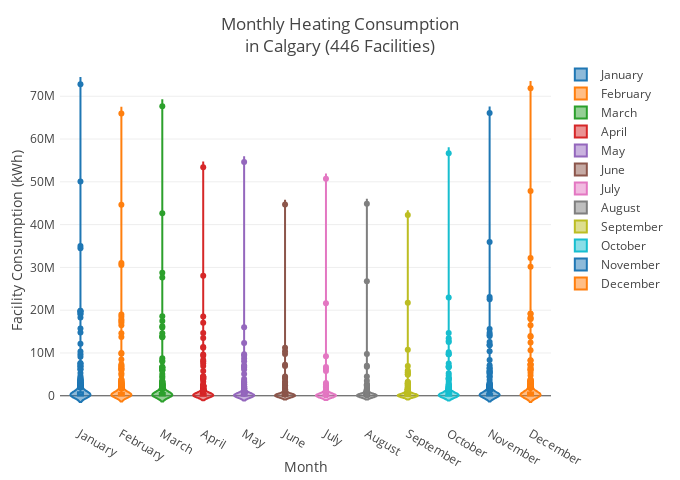

Write notebook code for a chart like this one.
### Code cell
# make violin plots

data10 = [
    {'type' : 'violin', 'y': heatmonth102['Total Consumption', 'Jan'], 'box': {'visible' : True}, 'meanline': {'visible' : True}, 'name' : 'January'},
    {'type' : 'violin', 'y': heatmonth102['Total Consumption', 'Feb'], 'box': {'visible' : True}, 'meanline': {'visible' : True}, 'name' : 'February'},
    {'type' : 'violin', 'y': heatmonth102['Total Consumption', 'Mar'], 'box': {'visible' : True}, 'meanline': {'visible' : True}, 'name' : 'March'},
    {'type' : 'violin', 'y': heatmonth102['Total Consumption', 'Apr'], 'box': {'visible' : True}, 'meanline': {'visible' : True}, 'name' : 'April'},
    {'type' : 'violin', 'y': heatmonth102['Total Consumption', 'May'], 'box': {'visible' : True}, 'meanline': {'visible' : True}, 'name' : 'May'},
    {'type' : 'violin', 'y': heatmonth102['Total Consumption', 'Jun'], 'box': {'visible' : True}, 'meanline': {'visible' : True}, 'name' : 'June'},
    {'type' : 'violin', 'y': heatmonth102['Total Consumption', 'Jul'], 'box': {'visible' : True}, 'meanline': {'visible' : True}, 'name' : 'July'},
    {'type' : 'violin', 'y': heatmonth102['Total Consumption', 'Aug'], 'box': {'visible' : True}, 'meanline': {'visible' : True}, 'name' : 'August'},
    {'type' : 'violin', 'y': heatmonth102['Total Consumption', 'Sep'], 'box': {'visible' : True}, 'meanline': {'visible' : True}, 'name' : 'September'},
    {'type' : 'violin', 'y': heatmonth102['Total Consumption', 'Oct'], 'box': {'visible' : True}, 'meanline': {'visible' : True}, 'name' : 'October'},
    {'type' : 'violin', 'y': heatmonth102['Total Consumption', 'Nov'], 'box': {'visible' : True}, 'meanline': {'visible' : True}, 'name' : 'November'},
    {'type' : 'violin', 'y': heatmonth102['Total Consumption', 'Dec'], 'box': {'visible' : True}, 'meanline': {'visible' : True}, 'name' : 'December'}
]

fig10 = { 'data' : data10,
        'layout': {'title' :'Monthly Heating Consumption<br>in Calgary (446 Facilities)',
                   'xaxis' : {'title' : 'Month'},'yaxis' : {'title' : 'Facility Consumption (kWh)'},
                    'width':wid, 'height':hei, 'margin':{'l':mar, 'r':mar, 'b':mar, 't':mar, 'pad':4}} }

py.iplot(fig10)

### Figure 1 — Plotly figure (JSON) as saved in the notebook; plotly's stock layout.template omitted (floating-point values rounded to 4 significant figures; data arrays with more than 128 entries replaced by an {"elided": "..."} marker saying what was removed)
{"data": [{"box": {"visible": true}, "meanline": {"visible": true}, "name": "January", "type": "violin", "uid": "28dba19c-d3de-11e8-b684-6c71d92ba7c2", "y": {"elided": "446 float values"}}, {"box": {"visible": true}, "meanline": {"visible": true}, "name": "February", "type": "violin", "uid": "28dba19d-d3de-11e8-8afb-6c71d92ba7c2", "y": {"elided": "446 float values"}}, {"box": {"visible": true}, "meanline": {"visible": true}, "name": "March", "type": "violin", "uid": "28dba19e-d3de-11e8-8b82-6c71d92ba7c2", "y": {"elided": "446 float values"}}, {"box": {"visible": true}, "meanline": {"visible": true}, "name": "April", "type": "violin", "uid": "28dba19f-d3de-11e8-b82c-6c71d92ba7c2", "y": {"elided": "446 float values"}}, {"box": {"visible": true}, "meanline": {"visible": true}, "name": "May", "type": "violin", "uid": "28dba1a0-d3de-11e8-a6c2-6c71d92ba7c2", "y": {"elided": "446 float values"}}, {"box": {"visible": true}, "meanline": {"visible": true}, "name": "June", "type": "violin", "uid": "28dba1a1-d3de-11e8-81bf-6c71d92ba7c2", "y": {"elided": "446 float values"}}, {"box": {"visible": true}, "meanline": {"visible": true}, "name": "July", "type": "violin", "uid": "28dba1a2-d3de-11e8-becf-6c71d92ba7c2", "y": {"elided": "446 float values"}}, {"box": {"visible": true}, "meanline": {"visible": true}, "name": "August", "type": "violin", "uid": "28dba1a3-d3de-11e8-9dea-6c71d92ba7c2", "y": {"elided": "446 float values"}}, {"box": {"visible": true}, "meanline": {"visible": true}, "name": "September", "type": "violin", "uid": "28dba1a4-d3de-11e8-b33c-6c71d92ba7c2", "y": {"elided": "446 float values"}}, {"box": {"visible": true}, "meanline": {"visible": true}, "name": "October", "type": "violin", "uid": "28dba1a5-d3de-11e8-99b6-6c71d92ba7c2", "y": {"elided": "446 float values"}}, {"box": {"visible": true}, "meanline": {"visible": true}, "name": "November", "type": "violin", "uid": "28dba1a6-d3de-11e8-a396-6c71d92ba7c2", "y": {"elided": "446 float values"}}, {"box": {"visible": true}, "meanline": {"visible": true}, "name": "December", "type": "violin", "uid": "28dba1a7-d3de-11e8-b022-6c71d92ba7c2", "y": {"elided": "446 float values"}}], "layout": {"height": 480, "margin": {"b": 60, "l": 60, "pad": 4, "r": 60, "t": 60}, "title": "Monthly Heating Consumption<br>in Calgary (446 Facilities)", "width": 680, "xaxis": {"title": "Month"}, "yaxis": {"title": "Facility Consumption (kWh)"}}}
